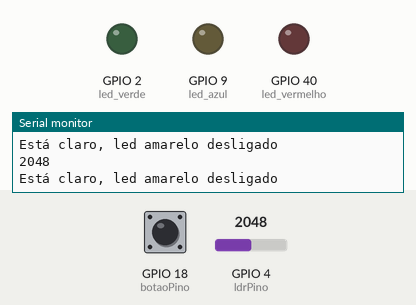
The sketch below on a simulated ESP32-S3. Shown: output pins drawn as LEDs (lit = HIGH), the last lines printed to the serial monitor. Dashed ring = blinking. Inputs (shaded band) come from the test bench; at power-on: GPIO 4 (ldrPino) = 2048, GPIO 18 (botaoPino) HIGH. WiFi joins after 1.5 s; servers stay silent unless stated.

Above: at 2.7 s.
2.8 s: GPIO 4 (ldrPino) set to 650
5.8 s: GPIO 4 (ldrPino) set to 546
At 6.6 s:
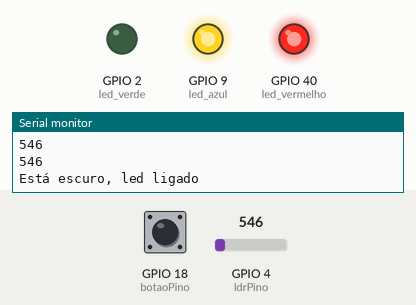
8.8 s: GPIO 18 (botaoPino) pulled LOW for 3.2 s
At 11.5 s:
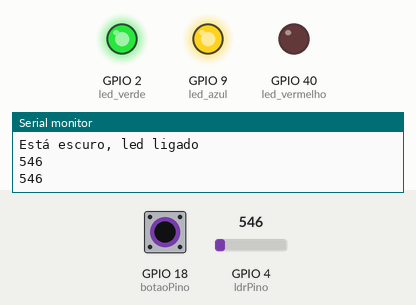
15.0 s: GPIO 4 (ldrPino) set to 640
At 16.4 s:
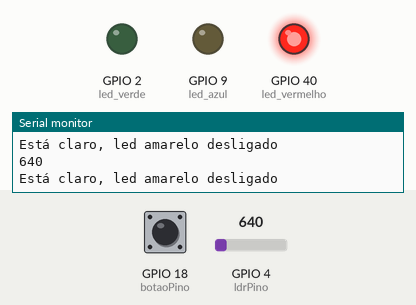
18.0 s: GPIO 4 (ldrPino) set to 0
At 18.4 s:
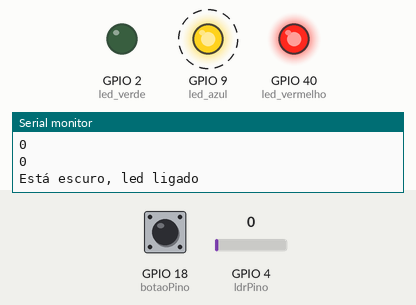
21.0 s: GPIO 4 (ldrPino) set to 1228
At 21.8 s:
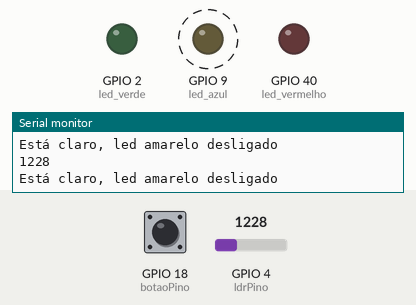
Timing chart, 0 to 25.0 s (numbered marks = the images above; inputs shaded):
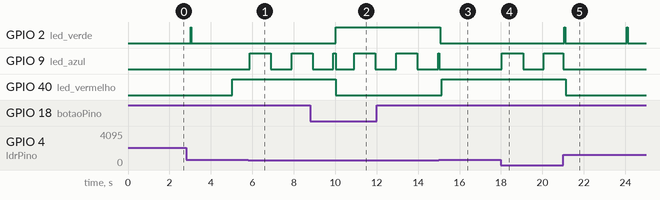

Measured:
- the behaviour switches between 601 and 600 on GPIO 4 (ldrPino) (found by bisection; images 0 and 1)
- after the input at 5.8 s, GPIO 2 (led_verde): stays LOW (without the input it goes to HIGH after 0.25 s); GPIO 9 (led_azul): LOW → HIGH after 0.07 s, → LOW 1.0 s later, → HIGH 1.0 s later
- after the input at 8.8 s, GPIO 2 (led_verde): LOW → HIGH after 1.2 s; GPIO 40 (led_vermelho): HIGH → LOW after 1.2 s
- after the input at 15.0 s, GPIO 2 (led_verde): HIGH → LOW after 0.06 s; GPIO 40 (led_vermelho): LOW → HIGH after 0.15 s
- after the input at 18.0 s, GPIO 2 (led_verde): stays LOW (without the input it goes to HIGH after 0.09 s); GPIO 9 (led_azul): LOW → HIGH at once, → LOW 1.0 s later, → HIGH 1.0 s later; GPIO 40 (led_vermelho): stays HIGH (without the input it goes to LOW after 2.2 s)
- after the input at 21.0 s, GPIO 2 (led_verde): alternates HIGH for 0.04 s and LOW for 3.0 s, starting after 0.05 s; GPIO 40 (led_vermelho): HIGH → LOW after 0.14 s

The sketch:

sketch.ino
```cpp
    #include <WiFi.h>
    #include <HTTPClient.h>

    long tempoAnterior = 0;
    long tempoAnterior2 = 0;
    long tempoAnterior3 = 0;
    long tempoAnterior4 = 0;
    long tempo = 1000;
    long tempo2 = 3000;
    long tempo3= 2000;
    long tempo4= 5000;
    unsigned long ultimoDebounce = 0;
    unsigned long debounceDelay = 200;
    unsigned long ultimoPressionado = 0;

    #define led_azul 9 // Pino utilizado para controle do led azul
    #define led_verde 2 // Pino utilizado para controle do led verda
    #define led_vermelho 40 // Pino utilizado para controle do led vermelho
    #define led_amarelo 9 // Pino utilizado para controle do led azul


    const int botaoPino = 18;  // número do pino do botão


    const int ldrPino = 4;  // número do pino em que o ldr está conectado
    int threshold=600;

    void setup() {
      Serial.begin(9600);
      Serial.print("Conectando-se ao Wi-Fi");
      WiFi.begin("Wokwi-GUEST", "", 6);
      while (WiFi.status() != WL_CONNECTED) {
      delay(100);
      Serial.print(".");
    }
    Serial.println(" Conectado!");

      // Configuração inicial dos pinos para controle dos leds como OUTPUTs (saídas) do ESP32
      pinMode(led_azul,OUTPUT);
      pinMode(led_verde,OUTPUT);
      pinMode(led_vermelho,OUTPUT);
      pinMode(led_amarelo, OUTPUT);

      // Inicialização das entradas
      pinMode(botaoPino, INPUT); //  inicializa o botão como input
      pinMode(ldrPino, INPUT);

      digitalWrite(led_azul, LOW);
      digitalWrite(led_verde, LOW);
      digitalWrite(led_vermelho, LOW);
      digitalWrite(led_amarelo, LOW);


  }

      // Verifica estado do botão
      int main () {
      unsigned long tempoAtual = millis();
          int estadoBotao = digitalRead(botaoPino);

          // Controle do botão
          if (estadoBotao == LOW); { // Botão pressionado
              if (tempoAtual - ultimoDebounce > debounceDelay); {
                  ultimoDebounce = tempoAtual;
                  ultimoPressionado = tempoAtual; // Atualiza o tempo da última interação do botão
              }
          }
      }

      int wifi (){
      if(WiFi.status() == WL_CONNECTED){ // Se o ESP32 estiver conectado à Internet
        HTTPClient http;

        String serverPath = "http://www.google.com.br/"; // Endpoint da requisição HTTP

        http.begin(serverPath.c_str());

        int httpRequisicao = http.GET(); // Código do Resultado da Requisição HTTP

        if (httpRequisicao>0) {
          Serial.print("HTTP Response do código: ");
          Serial.println(httpRequisicao);
          String payload = http.getString();
          Serial.println(payload);
          }
        else {
          Serial.print("Erro do código: ");
          Serial.println(httpRequisicao);
          }
          http.end();
        }

      else {
        Serial.println("WiFi desconectado");
      }
    }


    void loop() {
      int estadoBotao = digitalRead(botaoPino);
      int ldrstatus=analogRead(ldrPino);
      Serial.println(ldrstatus);

      if(ldrstatus<=threshold){
        Serial.println("Está escuro, led ligado");
        if (millis() >= tempoAnterior + tempo) {
        tempoAnterior = millis();
        digitalWrite(led_amarelo, !digitalRead(led_amarelo));
      }
        Serial.println(ldrstatus);

      }else{
        digitalWrite(led_amarelo, LOW);
        Serial.println("Está claro, led amarelo desligado");
        if (millis() >= tempoAnterior2 + tempo2) {
        tempoAnterior2 = millis();
        digitalWrite(led_verde, !digitalRead(led_verde));
        } else {
          digitalWrite(led_verde, LOW);
          if (millis() >= tempoAnterior3 + tempo3) {
          tempoAnterior3 = millis();
          digitalWrite(led_amarelo, !digitalRead(led_amarelo));
          } else {
            digitalWrite(led_amarelo, LOW);
            if (millis() >= tempoAnterior4 + tempo4) {
            tempoAnterior4 = millis();
            digitalWrite(led_vermelho, !digitalRead(led_vermelho));
          }
                }
        }
      }

      if ((millis() >= tempoAnterior4 + tempo4) && (estadoBotao == LOW)){
      tempoAnterior4 = millis();
      digitalWrite(led_verde, HIGH);
        digitalWrite(led_amarelo, LOW);
        digitalWrite(led_vermelho, LOW);
      }

      if ((millis() >= tempoAnterior4 + tempo4) && 3*(estadoBotao == LOW)){
        tempoAnterior4 = millis();
      }
    }
```
